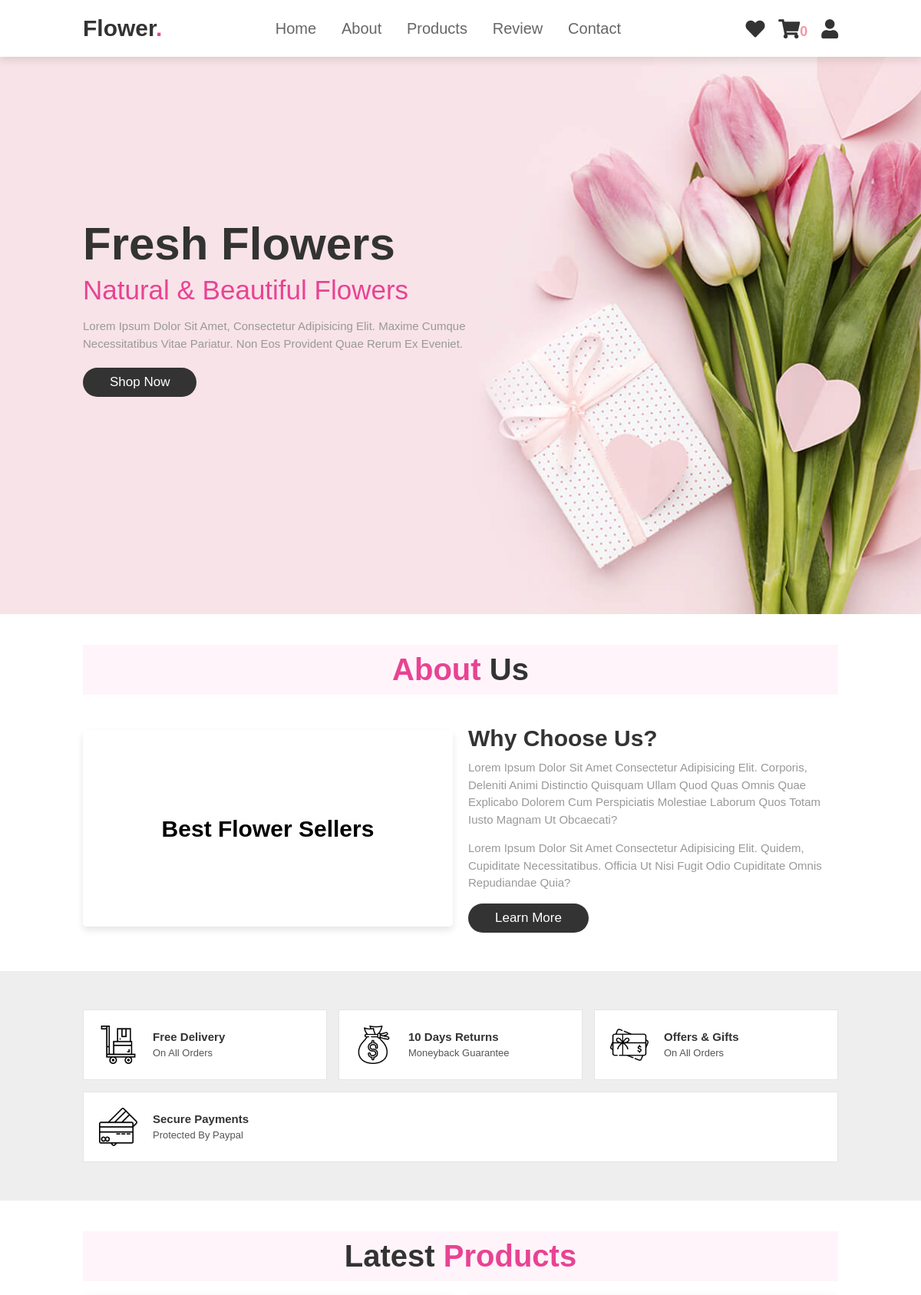
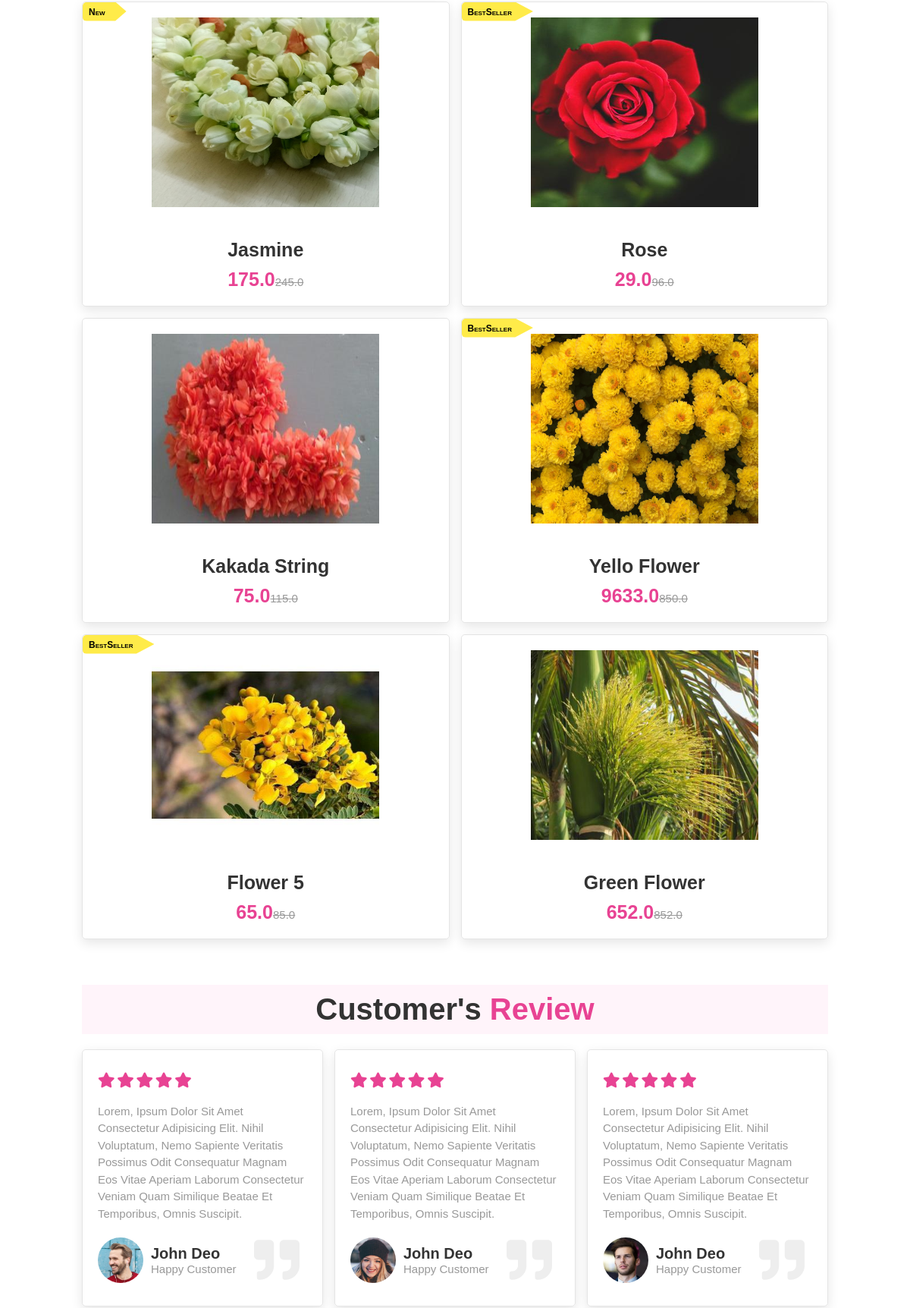
The page / (upper part) on the database its author committed (2 pictures, top to bottom).
### core/models.py (models this page shows, shortened)
class Item(models.Model):
    flower_name = models.CharField(max_length=100, default="")
    price = models.FloatField()
    discount_price = models.FloatField(blank=True, null=True)
    description = models.TextField()
    category = models.ForeignKey(Category, on_delete=models.CASCADE)
    label = models.CharField(choices=label_choices,
                             default="", max_length=2, blank=True, null=True)
    item_image = models.ImageField(
        upload_to="uploads/", default='/images/no-image.jpg')
    is_auctioned = models.BooleanField(default=False)
    class Meta:
        verbose_name_plural = 'Items'
    def get_absolute_url(self):
        return reverse("core:Detail-view", kwargs={"pk": self.pk})
    def get_add_to_cart_url(self):
        return reverse("core:add-to-cart", kwargs={'pk': self.pk})

### core/views.py (the view)
# urls.py: path("", HomePage.as_view(), name="Home-Page"),
class HomePage(ListView):
    model = Item
    context_object_name = 'Flowers'
    template_name = "index.html"

### core/templatetags/cart_tags.py (called while the page is built)
@register.filter
def cart_item_count(user):
    if user.is_authenticated:
        items = CartItem.objects.filter(user=user, ordered=False)
        if items.exists():
            return items[0].item.count()
    else:
        return 0

### Templates/index.html (shortened to what this page needs)
{% extends 'base.html' %}
{% load static %}
{% block content %}
<section class="home" id="home" style="background-image:url('{% static 'images/home-bg.jpg' %}');">
    <div class="contents">
      <h3>Fresh Flowers</h3>
      <span>Natural & Beautiful Flowers</span>
      <p>
        Lorem ipsum dolor sit amet, consectetur adipisicing elit. Maxime
        cumque necessitatibus vitae pariatur. Non eos provident quae rerum ex
        eveniet.
      </p>
      <a href="#" class="btn">shop now</a>
    </div>
</section>
  <section class="about" id="about">
    <h1 class="heading"><span>about</span> Us</h1>
    <div class="row">
      <div class="video-container">
        <h3>best flower sellers</h3>
      </div>
      <div class="content">
        <h3>why choose us?</h3>
        <p>
          Lorem ipsum dolor sit amet consectetur adipisicing elit. Corporis,
          deleniti animi distinctio quisquam ullam quod quas omnis quae
          explicabo dolorem cum perspiciatis molestiae laborum quos totam
          iusto magnam ut obcaecati?
        </p>
        <p>
          Lorem ipsum dolor sit amet consectetur adipisicing elit. Quidem,
          cupiditate necessitatibus. Officia ut nisi fugit odio cupiditate
          omnis repudiandae quia?
        </p>
        <a href="#" class="btn">learn more</a>
      </div>
    </div>
  </section>
  <section class="icons-container">
    <div class="icons">
      <img src={% static '/images/icon-1.png' %} alt="" />
      <div class="info">
        <h3>free delivery</h3>
        <span>on all orders</span>
      </div>
    </div>
    <div class="icons">
      <img src={% static '/images/icon-2.png' %} alt="" />
      <div class="info">
        <h3>10 days returns</h3>
        <span>moneyback guarantee</span>
      </div>
    </div>
    <div class="icons">
      <img src={% static '/images/icon-3.png' %} alt="" />
      <div class="info">
        <h3>offers & gifts</h3>
        <span>on all orders</span>
      </div>
    </div>
    <div class="icons">
      <img src={% static '/images/icon-4.png' %} alt="" />
      <div class="info">
        <h3>secure payments</h3>
        <span>protected by paypal</span>
      </div>
    </div>
  </section>
  <section class="products" id="products">
    <h1 class="heading">latest <span>products</span></h1>
    <div class="box-container">
      {% for Flower in Flowers %}
      <div class="box">
        {% if Flower.label %}
          <span class="discount">{{Flower.get_label_display}}</span>
        {% endif %}
        <div class="image">
          <a href="{{Flower.get_absolute_url}}"><img src=/media/{{Flower.item_image}} alt="{{Flower.flower_name}}"/></a>
        </div>
        <div class="content">
          <h3>{{Flower.flower_name}}</h3>
          <div class="price">{{Flower.discount_price}}<span>{{Flower.price}}</span></div>
        </div>
      </div>
      {% endfor %}
    </div>
  </section>
  <section class="review" id="review">
    <h1 class="heading">customer's <span>review</span></h1>
    <div class="box-container">
      <div class="box">
        <div class="stars">
          <i class="fas fa-star"></i>
          <i class="fas fa-star"></i>
          <i class="fas fa-star"></i>
          <i class="fas fa-star"></i>
          <i class="fas fa-star"></i>
        </div>
        <p>
          Lorem, ipsum dolor sit amet consectetur adipisicing elit. Nihil
          voluptatum, nemo sapiente veritatis possimus odit consequatur magnam
          eos vitae aperiam laborum consectetur veniam quam similique beatae
          et temporibus, omnis suscipit.
        </p>
        <div class="user">
          <img src={% static 'images/pic-1.png' %} alt="" />
          <div class="user-info">
            <h3>john deo</h3>
            <span>happy customer</span>
          </div>
        </div>
        <span class="fas fa-quote-right"></span>
      </div>
      <div class="box">
        <div class="stars">
          <i class="fas fa-star"></i>
          <i class="fas fa-star"></i>
          <i class="fas fa-star"></i>
          <i class="fas fa-star"></i>
          <i class="fas fa-star"></i>
        </div>
        <p>
          Lorem, ipsum dolor sit amet consectetur adipisicing elit. Nihil
          voluptatum, nemo sapiente veritatis possimus odit consequatur magnam
          eos vitae aperiam laborum consectetur veniam quam similique beatae
          et temporibus, omnis suscipit.
        </p>
        <div class="user">
          <img src={% static 'images/pic-2.png' %} alt="" />
          <div class="user-info">
            <h3>john deo</h3>
            <span>happy customer</span>
          </div>
        </div>
        <span class="fas fa-quote-right"></span>
      </div>
      <div class="box">
        <div class="stars">
          <i class="fas fa-star"></i>
          <i class="fas fa-star"></i>
          <i class="fas fa-star"></i>
          <i class="fas fa-star"></i>
          <i class="fas fa-star"></i>
        </div>
        <p>
          Lorem, ipsum dolor sit amet consectetur adipisicing elit. Nihil
          voluptatum, nemo sapiente veritatis possimus odit consequatur magnam
          eos vitae aperiam laborum consectetur veniam quam similique beatae
          et temporibus, omnis suscipit.
        </p>
        <div class="user">
          <img src={% static 'images/pic-3.png' %} alt="" />
          <div class="user-info">
            <h3>john deo</h3>
            <span>happy customer</span>
          </div>
        </div>
        <span class="fas fa-quote-right"></span>
      </div>
    </div>
  </section>
{% endblock %}

### static/css/style.css (style rules this page uses)
:root { --pink: #e84393; }
* { margin: 0%; padding: 0%; box-sizing: border-box; font-family: Verdana, Geneva, Tahoma, sans-serif; outline: none; text-decoration: none; border: none; text-transform: capitalize; transition: 0.2s linear; }
html { font-size: 62.5%; scroll-behavior: smooth; scroll-padding-top: 6rem; overflow-x: hidden; }
section { padding: 2rem 9%; }
.heading { text-align: center; font-size: 4rem; color: #333; margin: 2rem 0; padding: 1rem; background-color: rgba(255, 51, 153, 0.05); }
.heading span { color: var(--pink); }
.btn { display: inline-block; background-color: #333; font-size: 1.7rem; border-radius: 5rem; color: #fff; padding: 0.9rem 3.5rem; cursor: pointer; margin-top: 1rem; }
.home { display: flex; align-items: center; min-height: 100vh; background-size: cover; background-position: center; }
.home .contents { max-width: 50rem; }
.home .contents h3 { font-size: 6rem; color: #333; }
.home .contents span { font-size: 3.5rem; color: var(--pink); line-height: 1.5; padding: 1rem 0; }
.home .contents p { font-size: 1.5rem; color: #999; line-height: 1.5; padding: 1rem 0; }
.about .row { display: flex; flex-wrap: wrap; align-items: center; gap: 2rem; padding: 2rem 0; padding-bottom: 3rem; }
.about .row .video-container { flex: 1 1 40rem; position: relative; }
.about .row .video-container h3 { position: absolute; top: 50%; font-size: 3rem; background-color: #fff; width: 100%; padding: 1rem 2rem; text-align: center; transform: translateY(-50%); mix-blend-mode: screen; }
.about .row .content { flex: 1 1 40rem; }
.about .row .content h3 { font-size: 3rem; color: #333; }
.about .row .content p { font-size: 1.5rem; color: #999; padding: 0.5rem 0; padding-top: 1rem; line-height: 1.5; }
.icons-container { background: #eee; display: flex; flex-wrap: wrap; gap: 1.5rem; padding-top: 5rem; padding-bottom: 5rem; }
.icons-container .icons { background: #fff; border: 0.1rem solid rgba(0, 0, 0, 0.1); padding: 2rem; display: flex; align-items: center; flex: 1 1 25rem; }
.icons-container .icons img { height: 5rem; margin-right: 2rem; }
.icons-container .icons h3 { font-size: 1.5rem; color: #333; padding-bottom: 0.5rem; }
.icons-container .icons span { font-size: 1.3rem; color: #555; }
.products .box-container { display: flex; flex-wrap: wrap; gap: 1.5rem; }
.products .box-container .box { flex: 1 1 30rem; box-shadow: 0 0.5rem 1.5rem rgba(0, 0, 0, 0.1); border-radius: 0.5rem; border: 0.1rem solid rgba(0, 0, 0, 0.1); position: relative; }
.products .box-container .box .discount { position: absolute; padding: 0.8rem 2.8rem 7px 0.8rem; background: #ffeb49; color: rgb(0, 0, 0); z-index: 1; border-radius: 0.5rem; clip-path: polygon(0% 0%, 75% 0%, 100% 50%, 75% 100%, 0% 100%); font: small-caps bold 12px/10px sans-serif; }
.products .box-container .box .image { position: relative; text-align: center; padding: 2rem; overflow: hidden; }
.products .box-container .box .image img { width: 30rem; height: 25rem; }
.products .box-container .box .content { text-align: center; padding: 2rem; }
.products .box-container .box .content h3 { font-size: 2.5rem; color: #333; }
.products .box-container .box .content .price { font-size: 2.5rem; color: var(--pink); font-weight: bolder; padding-top: 1rem; }
.products .box-container .box .content .price span { font-size: 1.5rem; color: #999; font-weight: lighter; text-decoration: line-through; }
.review .box-container { display: flex; flex-wrap: wrap; gap: 1.5rem; }
.review .box-container .box { flex: 1 1 30rem; box-shadow: 0 0.5rem 1.5rem rgba(0, 0, 0, 0.1); border-radius: 0.5rem; padding: 3rem 2rem; position: relative; border: 0.1rem solid rgba(0, 0, 0, 0.1); }
.review .box-container .box .fa-quote-right { position: absolute; bottom: 3rem; right: 3rem; font-size: 6rem; color: #eee; }
.review .box-container .box .stars i { font-size: 2rem; color: var(--pink); }
.review .box-container .box p { color: #999; font-size: 1.5rem; line-height: 1.5; padding-top: 2rem; }
.review .box-container .box .user { display: flex; align-items: center; padding-top: 2rem; }
.review .box-container .box .user img { height: 6rem; width: 6rem; border-radius: 50%; object-fit: cover; margin-right: 1rem; }
.review .box-container .box .user h3 { font-size: 2rem; color: #333; }
.review .box-container .box .user span { font-size: 1.5rem; color: #999; }

### rows shown on the page
Item: label "New", item_image (picture), flower_name "Jasmine", discount_price "175.0", price "245.0"
Item: label "BestSeller", item_image (picture), flower_name "Rose", discount_price "29.0", price "96.0"
Item: item_image (picture), flower_name "Kakada String", discount_price "75.0", price "115.0"
Item: label "BestSeller", item_image (picture), flower_name "Yello Flower", discount_price "9633.0", price "850.0"
Item: label "BestSeller", item_image (picture), flower_name "Flower 5", discount_price "65.0", price "85.0"
Item: item_image (picture), flower_name "Green Flower", discount_price "652.0", price "852.0"

### other values the page prints
{{ request.user | cart_item_count }} "0"
